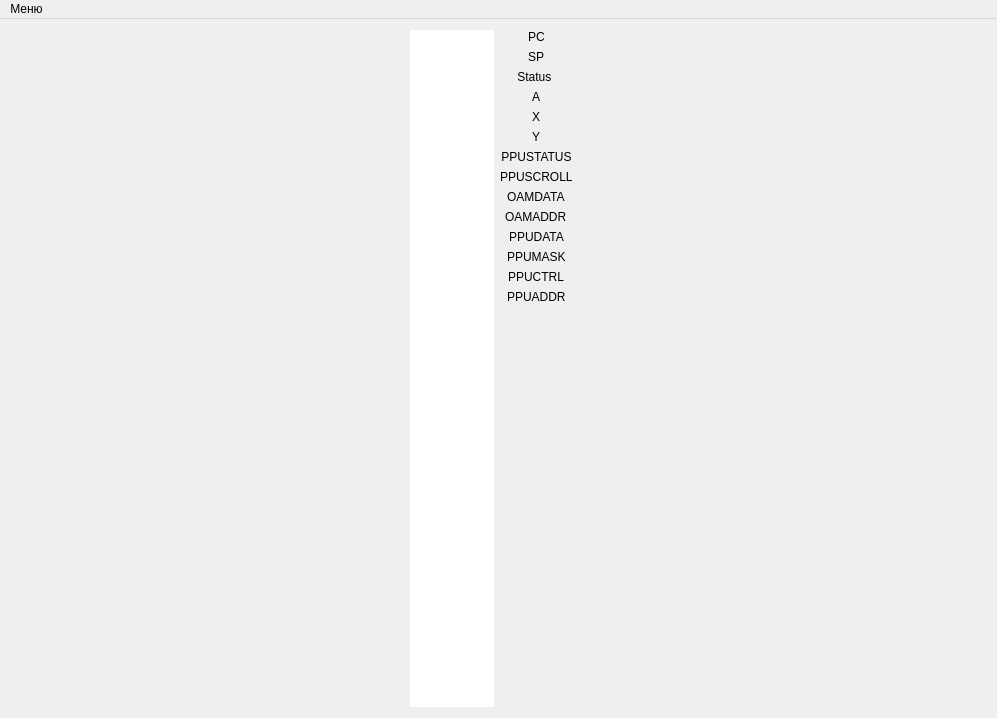
<?xml version="1.0" encoding="UTF-8"?>
<ui version="4.0">
 <class>MainWindow</class>
 <widget class="QMainWindow" name="MainWindow">
  <property name="geometry">
   <rect>
    <x>0</x>
    <y>0</y>
    <width>997</width>
    <height>718</height>
   </rect>
  </property>
  <property name="windowTitle">
   <string>NES</string>
  </property>
  <widget class="QWidget" name="centralwidget">
   <layout class="QVBoxLayout" name="verticalLayout_2">
    <property name="leftMargin">
     <number>1</number>
    </property>
    <property name="topMargin">
     <number>1</number>
    </property>
    <property name="rightMargin">
     <number>1</number>
    </property>
    <property name="bottomMargin">
     <number>1</number>
    </property>
    <item>
     <widget class="QWidget" name="widget" native="true">
      <layout class="QHBoxLayout" name="horizontalLayout">
       <property name="leftMargin">
        <number>1</number>
       </property>
       <property name="topMargin">
        <number>1</number>
       </property>
       <property name="rightMargin">
        <number>1</number>
       </property>
       <property name="bottomMargin">
        <number>1</number>
       </property>
       <item>
        <layout class="QVBoxLayout" name="verticalLayout">
         <property name="sizeConstraint">
          <enum>QLayout::SetMaximumSize</enum>
         </property>
        </layout>
       </item>
       <item>
        <widget class="QWidget" name="widget_2" native="true">
         <property name="sizePolicy">
          <sizepolicy hsizetype="Fixed" vsizetype="Preferred">
           <horstretch>0</horstretch>
           <verstretch>0</verstretch>
          </sizepolicy>
         </property>
         <layout class="QHBoxLayout" name="horizontalLayout_4">
          <item>
           <layout class="QVBoxLayout" name="verticalLayout_3">
            <property name="sizeConstraint">
             <enum>QLayout::SetFixedSize</enum>
            </property>
            <item>
             <layout class="QHBoxLayout" name="horizontalLayout_2">
              <property name="sizeConstraint">
               <enum>QLayout::SetFixedSize</enum>
              </property>
             </layout>
            </item>
            <item>
             <layout class="QHBoxLayout" name="horizontalLayout_3">
              <item>
               <widget class="QTextEdit" name="cpu_debuger">
                <property name="sizePolicy">
                 <sizepolicy hsizetype="Fixed" vsizetype="Minimum">
                  <horstretch>0</horstretch>
                  <verstretch>0</verstretch>
                 </sizepolicy>
                </property>
                <property name="frameShape">
                 <enum>QFrame::NoFrame</enum>
                </property>
                <property name="frameShadow">
                 <enum>QFrame::Plain</enum>
                </property>
                <property name="verticalScrollBarPolicy">
                 <enum>Qt::ScrollBarAlwaysOff</enum>
                </property>
                <property name="horizontalScrollBarPolicy">
                 <enum>Qt::ScrollBarAlwaysOff</enum>
                </property>
                <property name="sizeAdjustPolicy">
                 <enum>QAbstractScrollArea::AdjustToContents</enum>
                </property>
                <property name="readOnly">
                 <bool>true</bool>
                </property>
                <property name="html">
                 <string>&lt;!DOCTYPE HTML PUBLIC &quot;-//W3C//DTD HTML 4.0//EN&quot; &quot;http://www.w3.org/TR/REC-html40/strict.dtd&quot;&gt;
&lt;html&gt;&lt;head&gt;&lt;meta name=&quot;qrichtext&quot; content=&quot;1&quot; /&gt;&lt;style type=&quot;text/css&quot;&gt;
p, li { white-space: pre-wrap; }
&lt;/style&gt;&lt;/head&gt;&lt;body style=&quot; font-family:'Verdana'; font-size:10pt; font-weight:400; font-style:normal;&quot;&gt;
&lt;p style=&quot;-qt-paragraph-type:empty; margin-top:0px; margin-bottom:0px; margin-left:0px; margin-right:0px; -qt-block-indent:0; text-indent:0px;&quot;&gt;&lt;br /&gt;&lt;/p&gt;&lt;/body&gt;&lt;/html&gt;</string>
                </property>
               </widget>
              </item>
              <item>
               <layout class="QVBoxLayout" name="verticalLayout_4">
                <item>
                 <layout class="QFormLayout" name="formLayout">
                  <property name="sizeConstraint">
                   <enum>QLayout::SetDefaultConstraint</enum>
                  </property>
                  <property name="rowWrapPolicy">
                   <enum>QFormLayout::DontWrapRows</enum>
                  </property>
                  <property name="labelAlignment">
                   <set>Qt::AlignCenter</set>
                  </property>
                  <item row="0" column="0">
                   <widget class="QLabel" name="label">
                    <property name="text">
                     <string>PC</string>
                    </property>
                    <property name="alignment">
                     <set>Qt::AlignCenter</set>
                    </property>
                   </widget>
                  </item>
                  <item row="0" column="1">
                   <widget class="QLabel" name="label_PC">
                    <property name="text">
                     <string/>
                    </property>
                   </widget>
                  </item>
                  <item row="1" column="0">
                   <widget class="QLabel" name="label_3">
                    <property name="text">
                     <string>SP</string>
                    </property>
                    <property name="alignment">
                     <set>Qt::AlignCenter</set>
                    </property>
                   </widget>
                  </item>
                  <item row="1" column="1">
                   <widget class="QLabel" name="label_SP">
                    <property name="text">
                     <string/>
                    </property>
                   </widget>
                  </item>
                  <item row="2" column="0">
                   <widget class="QLabel" name="label_5">
                    <property name="text">
                     <string>Status </string>
                    </property>
                    <property name="alignment">
                     <set>Qt::AlignCenter</set>
                    </property>
                   </widget>
                  </item>
                  <item row="2" column="1">
                   <widget class="QLabel" name="label_status">
                    <property name="text">
                     <string/>
                    </property>
                   </widget>
                  </item>
                  <item row="3" column="0">
                   <widget class="QLabel" name="label_7">
                    <property name="text">
                     <string>A</string>
                    </property>
                    <property name="alignment">
                     <set>Qt::AlignCenter</set>
                    </property>
                   </widget>
                  </item>
                  <item row="3" column="1">
                   <widget class="QLabel" name="label_A">
                    <property name="text">
                     <string/>
                    </property>
                   </widget>
                  </item>
                  <item row="4" column="0">
                   <widget class="QLabel" name="label_9">
                    <property name="text">
                     <string>X</string>
                    </property>
                    <property name="alignment">
                     <set>Qt::AlignCenter</set>
                    </property>
                   </widget>
                  </item>
                  <item row="4" column="1">
                   <widget class="QLabel" name="label_X">
                    <property name="text">
                     <string/>
                    </property>
                   </widget>
                  </item>
                  <item row="5" column="0">
                   <widget class="QLabel" name="label_11">
                    <property name="sizePolicy">
                     <sizepolicy hsizetype="Preferred" vsizetype="Preferred">
                      <horstretch>0</horstretch>
                      <verstretch>0</verstretch>
                     </sizepolicy>
                    </property>
                    <property name="text">
                     <string>Y</string>
                    </property>
                    <property name="alignment">
                     <set>Qt::AlignCenter</set>
                    </property>
                   </widget>
                  </item>
                  <item row="5" column="1">
                   <widget class="QLabel" name="label_Y">
                    <property name="text">
                     <string/>
                    </property>
                   </widget>
                  </item>
                  <item row="6" column="0">
                   <widget class="QLabel" name="label_13">
                    <property name="text">
                     <string>PPUSTATUS</string>
                    </property>
                    <property name="alignment">
                     <set>Qt::AlignCenter</set>
                    </property>
                   </widget>
                  </item>
                  <item row="6" column="1">
                   <widget class="QLabel" name="label_ppustatus_2">
                    <property name="text">
                     <string/>
                    </property>
                   </widget>
                  </item>
                  <item row="7" column="0">
                   <widget class="QLabel" name="label_15">
                    <property name="text">
                     <string>PPUSCROLL</string>
                    </property>
                   </widget>
                  </item>
                  <item row="7" column="1">
                   <widget class="QLabel" name="label_ppuscroll">
                    <property name="text">
                     <string/>
                    </property>
                   </widget>
                  </item>
                  <item row="8" column="0">
                   <widget class="QLabel" name="label_17">
                    <property name="text">
                     <string>OAMDATA</string>
                    </property>
                   </widget>
                  </item>
                  <item row="8" column="1">
                   <widget class="QLabel" name="label_oamdata">
                    <property name="text">
                     <string/>
                    </property>
                   </widget>
                  </item>
                  <item row="9" column="0">
                   <widget class="QLabel" name="label_19">
                    <property name="text">
                     <string>OAMADDR</string>
                    </property>
                   </widget>
                  </item>
                  <item row="9" column="1">
                   <widget class="QLabel" name="label_oamddr">
                    <property name="text">
                     <string/>
                    </property>
                   </widget>
                  </item>
                  <item row="10" column="1">
                   <widget class="QLabel" name="label_ppudata">
                    <property name="text">
                     <string/>
                    </property>
                   </widget>
                  </item>
                  <item row="11" column="0">
                   <widget class="QLabel" name="label_23">
                    <property name="text">
                     <string>PPUMASK</string>
                    </property>
                   </widget>
                  </item>
                  <item row="11" column="1">
                   <widget class="QLabel" name="label_ppumask">
                    <property name="text">
                     <string/>
                    </property>
                   </widget>
                  </item>
                  <item row="12" column="0">
                   <widget class="QLabel" name="label_25">
                    <property name="text">
                     <string>PPUCTRL</string>
                    </property>
                   </widget>
                  </item>
                  <item row="12" column="1">
                   <widget class="QLabel" name="label_ppuctrl">
                    <property name="text">
                     <string/>
                    </property>
                   </widget>
                  </item>
                  <item row="13" column="0">
                   <widget class="QLabel" name="label_ppuaddr">
                    <property name="text">
                     <string>PPUADDR</string>
                    </property>
                   </widget>
                  </item>
                  <item row="13" column="1">
                   <widget class="QLabel" name="label_ppuadr">
                    <property name="text">
                     <string/>
                    </property>
                   </widget>
                  </item>
                  <item row="10" column="0">
                   <widget class="QLabel" name="label_21">
                    <property name="text">
                     <string>PPUDATA</string>
                    </property>
                   </widget>
                  </item>
                 </layout>
                </item>
               </layout>
              </item>
             </layout>
            </item>
           </layout>
          </item>
         </layout>
        </widget>
       </item>
      </layout>
     </widget>
    </item>
   </layout>
  </widget>
  <widget class="QMenuBar" name="menubar">
   <property name="geometry">
    <rect>
     <x>0</x>
     <y>0</y>
     <width>997</width>
     <height>27</height>
    </rect>
   </property>
   <widget class="QMenu" name="menu">
    <property name="title">
     <string>Меню</string>
    </property>
    <addaction name="action"/>
   </widget>
   <addaction name="menu"/>
  </widget>
  <action name="action">
   <property name="text">
    <string>Выход</string>
   </property>
  </action>
 </widget>
 <resources/>
 <connections/>
</ui>
